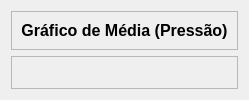
            <widget class="QWidget" name="pagina_grafico_media_pressao">
             <layout class="QVBoxLayout" name="verticalLayout_24">
              <item>
               <widget class="QFrame" name="frame_28">
                <property name="frameShape">
                 <enum>QFrame::StyledPanel</enum>
                </property>
                <property name="frameShadow">
                 <enum>QFrame::Raised</enum>
                </property>
                <layout class="QVBoxLayout" name="verticalLayout_23">
                 <item alignment="Qt::AlignTop">
                  <widget class="QLabel" name="label_15">
                   <property name="font">
                    <font>
                     <family>Arial</family>
                     <pointsize>12</pointsize>
                     <weight>75</weight>
                     <bold>true</bold>
                     <stylestrategy>PreferDefault</stylestrategy>
                    </font>
                   </property>
                   <property name="text">
                    <string>Gráfico de Média (Pressão)</string>
                   </property>
                   <property name="alignment">
                    <set>Qt::AlignCenter</set>
                   </property>
                  </widget>
                 </item>
                </layout>
               </widget>
              </item>
              <item>
               <widget class="QFrame" name="frame_29">
                <property name="sizePolicy">
                 <sizepolicy hsizetype="Preferred" vsizetype="Expanding">
                  <horstretch>0</horstretch>
                  <verstretch>0</verstretch>
                 </sizepolicy>
                </property>
                <property name="frameShape">
                 <enum>QFrame::StyledPanel</enum>
                </property>
                <property name="frameShadow">
                 <enum>QFrame::Raised</enum>
                </property>
                <layout class="QGridLayout" name="grafico_media_pressao"/>
               </widget>
              </item>
             </layout>
            </widget>
